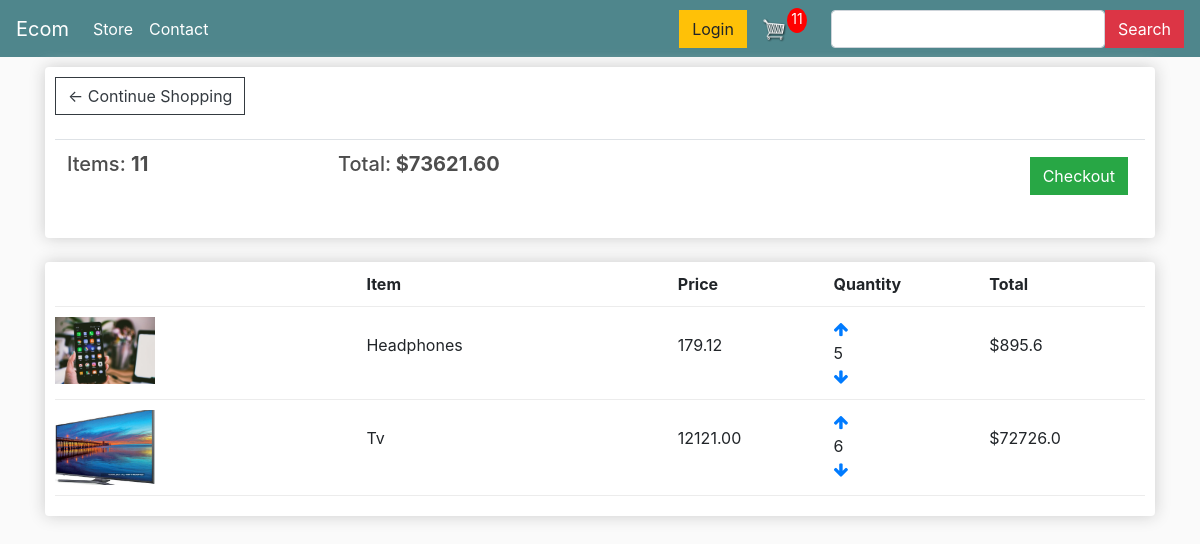
Page /user_cart/ (signed in) on the earlier database version.
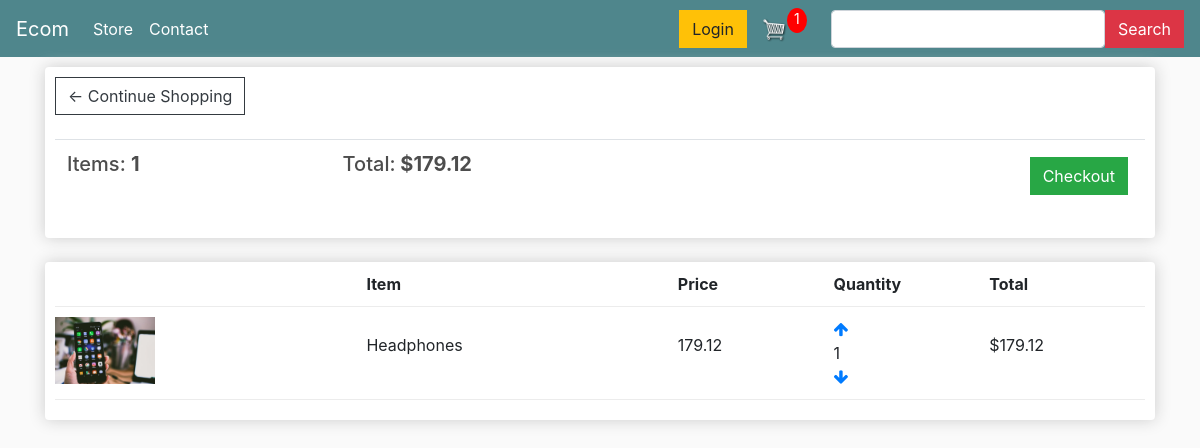
Same page on the later database version.
### user_panel/models.py (models this page shows, shortened)
class Order(models.Model):
    customer = models.ForeignKey(Customer, on_delete=models.SET_NULL, blank=True, null=True)
    date_orderd = models.DateTimeField(auto_now_add=True)
    complete = models.BooleanField(default=False, null=True, blank=False)
    transaction_id = models.CharField(max_length=200, null=True)
    @property
    def get_cart_total(self):
        orderitems = self.orderitem_set.all()
        total = sum([item.get_total for item in orderitems])
        return total
    @property
    def get_cart_items(self):
        orderitems = self.orderitem_set.all()
        total = sum([item.quantity for item in orderitems])
        return total

class OrderItem(models.Model):
    product = models.ForeignKey(Product, on_delete=models.SET_NULL, blank=True, null=True)
    order = models.ForeignKey(Order, on_delete=models.SET_NULL, blank=True, null=True)
    quantity = models.IntegerField(default=0, null=True, blank=True)
    date_added = models.DateTimeField(auto_now_add=True)
    @property
    def get_total(self):
        total = self.product.price * self.quantity
        return total

class Product(models.Model):
    name = models.CharField(max_length=200, null=True)
    price = models.FloatField()
    digital = models.BooleanField(default=False, null=True, blank=False)
    image1 = models.ImageField(null=True, blank=True)
    image2 = models.ImageField(null=True, blank=True)
    image3 = models.ImageField(null=True, blank=True)
    def imageURL1(self):
        try:
            url = self.image1.url
        except:
            url = ''
        return url

### user_panel/views.py (the view)
# urls.py: path('user_cart/', views.cart, name="user_cart"),
def cart(request):
    if request.user.is_authenticated:
        customer = request.user.customer
        order, created = Order.objects.get_or_create(customer=customer, complete=False)
        items = order.orderitem_set.all()
        cartItems = order.get_cart_items
    else:
        items = []
        order = {'get_cart_total':0, 'get_cart_items': 0,  'shipping': False}
        cartItems = order['get_cart_items']
    context = {
        'items': items,
        'order': order,
        'cartItems': cartItems
    }
    return render(request, 'user_panel/cart.html', context)

### templates/user_panel/cart.html
{% extends 'user_panel/base.html' %} {% load static %} {% block content %}
<div class="row">
  <div class="col-lg-12">
    <div class="box-element">
      <a class="btn btn-outline-dark" href="{% url 'user_store' %}"
        >&#x2190; Continue Shopping</a
      >
      <br />
      <br />
      <table class="table">
        <tr>
          <th>
            <h5>Items: <strong>{{order.get_cart_items}}</strong></h5>
          </th>
          <th>
            <h5>
              Total:<strong> ${{order.get_cart_total|floatformat:2}}</strong>
            </h5>
          </th>
          <th>
            <a
              style="float: right; margin: 5px"
              class="btn btn-success"
              href="{% url 'user_checkout' %}"
              >Checkout</a
            >
          </th>
        </tr>
      </table>
    </div>
    <br />
    <div class="box-element">
      <div class="cart-row">
        <div style="flex: 2"></div>
        <div style="flex: 2"><strong>Item</strong></div>
        <div style="flex: 1"><strong>Price</strong></div>
        <div style="flex: 1"><strong>Quantity</strong></div>
        <div style="flex: 1"><strong>Total</strong></div>
      </div>
      {% for item in items %}
      <div class="cart-row">
        <div style="flex: 2">
          <img class="row-image" src="{{item.product.imageURL1}}" />
        </div>
        <div style="flex: 2" class="mt-3"><p>{{item.product.name}}</p></div>
        <div style="flex: 1" class="mt-3"><p>{{item.product.price|floatformat:2}}</p></div>
        <div style="flex: 1">
          <div class="align-self-start">
          <a href="#" data-product={{item.product.id}} data-action="add" class="update-cart">
            <i class="fa fa-arrow-up" aria-hidden="true"></i>
            </a>
          </div>
          <div class="align-self-end">{{item.quantity}}</div>
          <div class="align-self-center">
          <a href="#" data-product={{item.product.id}} data-action="remove" class="update-cart">
            <i class="fa fa-arrow-down" aria-hidden="true"></i>
            </a>
          </div>
        </div>
        <div style="flex: 1" class="mt-3"><p>${{item.get_total}}</p></div>
      </div>
      {% endfor %}
    </div>
  </div>
</div>
{% endblock content %}

### templates/user_panel/base.html (shortened to what this page needs)
{% load static %}
<!DOCTYPE html>
<html lang="en">
  <head>
    <link
      rel="stylesheet"
      href="https://maxcdn.bootstrapcdn.com/bootstrap/4.5.2/css/bootstrap.min.css"
    />
	<link rel="stylesheet" href="https://cdnjs.cloudflare.com/ajax/libs/font-awesome/4.7.0/css/font-awesome.min.css">
    <link rel="stylesheet" href="{% static 'user/css/style.css' %}" />
  </head>
  <body>
    <nav class="navbar navbar-expand-lg navbar-dark bg-dark">
      <a class="navbar-brand" href="{% url 'user_home' %}">Ecom</a>
      <div class="collapse navbar-collapse" id="navbarSupportedContent">
        <ul class="navbar-nav mr-auto">
          <li class="nav-item active">
            <a class="nav-link" href="{% url 'user_store' %}"
              >Store <span class="sr-only">(current)</span></a
            >
          </li>
          <li class="nav-item active">
            <a class="nav-link" href="{% url 'user_store' %}"
              >Contact <span class="sr-only">(current)</span></a
            >
          </li>
        </ul>
        <div class="form-inline my-2 my-lg-0">
          <a href="#" class="btn btn-warning">Login</a>
          <a href="{% url 'user_cart' %}">
            <img id="cart-icon" src="{% static 'images/cart.png' %}" />
          </a>
          <p id="cart-total">{{cartItems}}</p>
          <input type="text" class="form-control ml-md-4" />
          <a href="" class="btn btn-danger">Search</a>
        </div>
      </div>
    </nav>
    <div class="container">{% block content %} {% endblock content %}</div>
  </body>
</html>

### static/user/css/style.css (style rules this page uses)
body { background-color: hsl(0, 0%, 98%); }
h1,h2,h3,h4,h5,h6 { color:hsl(0, 0%, 30%); }
.box-element { box-shadow:hsl(0, 0%, 80%) 0 0 16px; background-color: #fff; border-radius: 4px; padding: 10px; }
.bg-dark { background-color: #4f868c!important; }
#cart-icon { width:25px; display: inline-block; margin-left: 15px; }
#cart-total { display: block; text-align: center; color:#fff; background-color: red; width: 20px; height: 25px; border-radius: 50%; font-size: 14px; }
.col-lg-4, .col-lg-6, .col-lg-8, .col-lg-12 { margin-top: 10px; }
.btn { border-radius: 0; }
.row-image { width: 100px; }
.cart-row { display: flex; align-items: flex-stretch; padding-bottom: 10px; margin-bottom: 10px; border-bottom: 1px solid #ececec; }

Differences in the rows shown:
removed OrderItem: product.imageURL1 (picture), product.name "Tv", product.price "12121.00", quantity "6", get_total "72726.0"
changed through a linked row, Order: get_cart_items "11" → "1"; get_cart_total "73621.60" → "179.12"
changed OrderItem "Headphones": quantity "5" → "1"; get_total "895.6" → "179.12"
Other differences:
{{ cartItems }}: "11" → "1"
